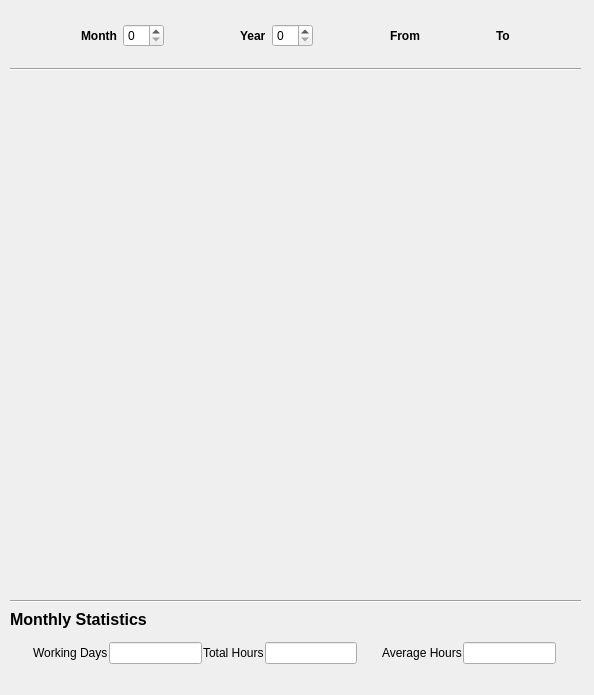
<?xml version="1.0" encoding="UTF-8"?>
<ui version="4.0">
 <class>Stats_Monthly</class>
 <widget class="QDialog" name="Stats_Monthly">
  <property name="geometry">
   <rect>
    <x>0</x>
    <y>0</y>
    <width>594</width>
    <height>695</height>
   </rect>
  </property>
  <property name="windowTitle">
   <string>Dialog</string>
  </property>
  <widget class="QCustomPlot" name="widget" native="true">
   <property name="geometry">
    <rect>
     <x>9</x>
     <y>79</y>
     <width>571</width>
     <height>501</height>
    </rect>
   </property>
  </widget>
  <widget class="QWidget" name="layoutWidget">
   <property name="geometry">
    <rect>
     <x>9</x>
     <y>639</y>
     <width>571</width>
     <height>29</height>
    </rect>
   </property>
   <layout class="QGridLayout" name="gridLayout_2">
    <property name="spacing">
     <number>1</number>
    </property>
    <item row="1" column="2">
     <widget class="QLineEdit" name="stats_monthly_working_days"/>
    </item>
    <item row="1" column="0">
     <spacer name="horizontalSpacer_4">
      <property name="orientation">
       <enum>Qt::Horizontal</enum>
      </property>
      <property name="sizeHint" stdset="0">
       <size>
        <width>40</width>
        <height>20</height>
       </size>
      </property>
     </spacer>
    </item>
    <item row="1" column="4">
     <widget class="QLineEdit" name="stats_monthly_total_hours"/>
    </item>
    <item row="1" column="3">
     <widget class="QLabel" name="label_3">
      <property name="text">
       <string>Total Hours</string>
      </property>
     </widget>
    </item>
    <item row="1" column="1">
     <widget class="QLabel" name="stats_weekly_working_days_a">
      <property name="text">
       <string>Working Days</string>
      </property>
     </widget>
    </item>
    <item row="1" column="6">
     <widget class="QLabel" name="stats_weekly_average_hours_b">
      <property name="text">
       <string>Average Hours</string>
      </property>
     </widget>
    </item>
    <item row="1" column="8">
     <spacer name="horizontalSpacer_6">
      <property name="orientation">
       <enum>Qt::Horizontal</enum>
      </property>
      <property name="sizeHint" stdset="0">
       <size>
        <width>40</width>
        <height>20</height>
       </size>
      </property>
     </spacer>
    </item>
    <item row="1" column="7">
     <widget class="QLineEdit" name="stats_monthly_average_hours"/>
    </item>
    <item row="1" column="5">
     <spacer name="horizontalSpacer_5">
      <property name="orientation">
       <enum>Qt::Horizontal</enum>
      </property>
      <property name="sizeHint" stdset="0">
       <size>
        <width>40</width>
        <height>20</height>
       </size>
      </property>
     </spacer>
    </item>
   </layout>
  </widget>
  <widget class="QWidget" name="layoutWidget_2">
   <property name="geometry">
    <rect>
     <x>10</x>
     <y>10</y>
     <width>571</width>
     <height>61</height>
    </rect>
   </property>
   <layout class="QVBoxLayout" name="verticalLayout">
    <item>
     <layout class="QHBoxLayout" name="horizontalLayout">
      <item>
       <spacer name="horizontalSpacer_2">
        <property name="orientation">
         <enum>Qt::Horizontal</enum>
        </property>
        <property name="sizeHint" stdset="0">
         <size>
          <width>40</width>
          <height>20</height>
         </size>
        </property>
       </spacer>
      </item>
      <item>
       <widget class="QLabel" name="label">
        <property name="sizePolicy">
         <sizepolicy hsizetype="Minimum" vsizetype="Minimum">
          <horstretch>0</horstretch>
          <verstretch>0</verstretch>
         </sizepolicy>
        </property>
        <property name="font">
         <font>
          <weight>75</weight>
          <bold>true</bold>
         </font>
        </property>
        <property name="text">
         <string>Month</string>
        </property>
       </widget>
      </item>
      <item>
       <widget class="QSpinBox" name="stats_monthly_month"/>
      </item>
      <item>
       <spacer name="horizontalSpacer_8">
        <property name="orientation">
         <enum>Qt::Horizontal</enum>
        </property>
        <property name="sizeHint" stdset="0">
         <size>
          <width>40</width>
          <height>20</height>
         </size>
        </property>
       </spacer>
      </item>
      <item>
       <widget class="QLabel" name="label_2">
        <property name="sizePolicy">
         <sizepolicy hsizetype="Minimum" vsizetype="Minimum">
          <horstretch>0</horstretch>
          <verstretch>0</verstretch>
         </sizepolicy>
        </property>
        <property name="font">
         <font>
          <weight>75</weight>
          <bold>true</bold>
         </font>
        </property>
        <property name="text">
         <string>Year</string>
        </property>
       </widget>
      </item>
      <item>
       <widget class="QSpinBox" name="stats_monthly_year"/>
      </item>
      <item>
       <spacer name="horizontalSpacer_3">
        <property name="orientation">
         <enum>Qt::Horizontal</enum>
        </property>
        <property name="sizeHint" stdset="0">
         <size>
          <width>40</width>
          <height>20</height>
         </size>
        </property>
       </spacer>
      </item>
      <item>
       <widget class="QLabel" name="stats_monthly_label">
        <property name="font">
         <font>
          <weight>75</weight>
          <bold>true</bold>
         </font>
        </property>
        <property name="text">
         <string>From</string>
        </property>
       </widget>
      </item>
      <item>
       <spacer name="horizontalSpacer">
        <property name="orientation">
         <enum>Qt::Horizontal</enum>
        </property>
        <property name="sizeHint" stdset="0">
         <size>
          <width>40</width>
          <height>20</height>
         </size>
        </property>
       </spacer>
      </item>
      <item>
       <widget class="QLabel" name="stats_monthly_label_2">
        <property name="font">
         <font>
          <weight>75</weight>
          <bold>true</bold>
         </font>
        </property>
        <property name="text">
         <string>To</string>
        </property>
       </widget>
      </item>
      <item>
       <spacer name="horizontalSpacer_7">
        <property name="orientation">
         <enum>Qt::Horizontal</enum>
        </property>
        <property name="sizeHint" stdset="0">
         <size>
          <width>40</width>
          <height>20</height>
         </size>
        </property>
       </spacer>
      </item>
     </layout>
    </item>
    <item>
     <widget class="Line" name="line">
      <property name="orientation">
       <enum>Qt::Horizontal</enum>
      </property>
     </widget>
    </item>
   </layout>
  </widget>
  <widget class="QWidget" name="layoutWidget_3">
   <property name="geometry">
    <rect>
     <x>10</x>
     <y>600</y>
     <width>571</width>
     <height>30</height>
    </rect>
   </property>
   <layout class="QVBoxLayout" name="verticalLayout_2">
    <item>
     <widget class="Line" name="line_2">
      <property name="orientation">
       <enum>Qt::Horizontal</enum>
      </property>
     </widget>
    </item>
    <item>
     <widget class="QLabel" name="stats_monthly_monthly_statistics">
      <property name="font">
       <font>
        <pointsize>12</pointsize>
        <weight>75</weight>
        <bold>true</bold>
       </font>
      </property>
      <property name="text">
       <string>Monthly Statistics</string>
      </property>
     </widget>
    </item>
   </layout>
  </widget>
 </widget>
 <customwidgets>
  <customwidget>
   <class>QCustomPlot</class>
   <extends>QWidget</extends>
   <header>libs/qcustomplot/qcustomplot.h</header>
   <container>1</container>
  </customwidget>
 </customwidgets>
 <resources/>
 <connections/>
</ui>
